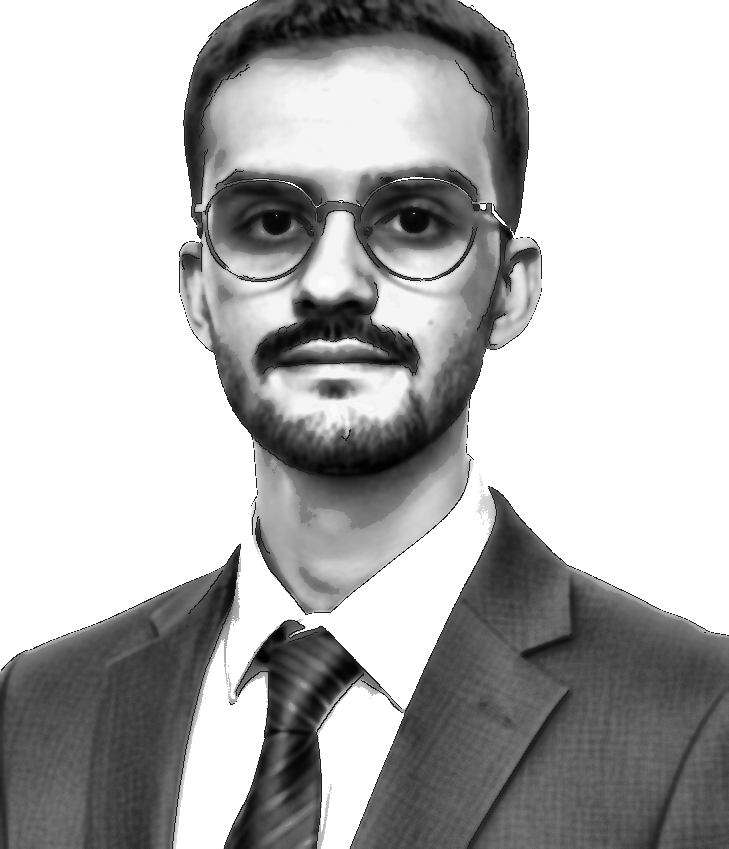
#> input picture data/source-prepped.png, 729 x 849 px, found by its file name
$ python make_ascii_svg.py
#> lines starting #> are read from the running program, lines starting #| are printed output that depends on the picture
import os
import cv2
import numpy as np

RAMP = " .`:-=+*cs#%@"

def process_portrait_to_ascii(prepped_path, char_width=68):
#> called with prepped_path = 'data/source-prepped.png', char_width = 68
    img = cv2.imread(prepped_path, cv2.IMREAD_GRAYSCALE)
#> img is the input picture: shape (849, 729); min 1, max 255, mean 179.9
    if img is None:
        raise FileNotFoundError(f"Could not load {prepped_path}")

    h, w = img.shape
#> h = 849; w = 729
    aspect_ratio = h / w
#> aspect_ratio = 1.16
    # Monospace aspect ~ 0.52
    char_height = int(char_width * aspect_ratio * 0.52)
#> char_height = 41

    resized = cv2.resize(img, (char_width, char_height), interpolation=cv2.INTER_AREA)
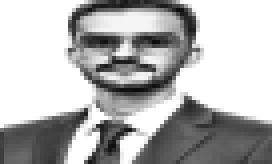
#> resized: shape (41, 68) (shown 4 times larger); min 11, max 255, mean 179.9

    lines = []
    ramp_len = len(RAMP)

    for y in range(char_height):
        row_str = ""
        for x in range(char_width):
            val = resized[y, x]
            if val >= 245:
                row_str += " "
            else:
                norm = (244 - val) / 244.0
                idx = int(norm * (ramp_len - 1))
                idx = max(0, min(ramp_len - 1, idx))
                row_str += RAMP[idx]
        lines.append(row_str)
#> after the loop, lines = 41 items

    return lines, char_width, char_height

def generate_exact_ascii_svg(lines, width, height, output_path="avi-ascii-v2.svg"):
    char_w = 5.0
    char_h = 8.5
    padding_x = 15
    padding_y = 35

    svg_w = 370
    svg_h = 520

    total_rows = len(lines)
    row_delay = 0.025
    anim_duration = 0.10

    svg = []
    svg.append(f'<svg xmlns="http://www.w3.org/2000/svg" viewBox="0 0 {svg_w} {svg_h}" width="{svg_w}" height="{svg_h}">')
    svg.append('  <style>')
    svg.append('    .bg { fill: #0d1117; rx: 10px; ry: 10px; }')
    svg.append('    .border { stroke: #30363d; stroke-width: 1; fill: none; rx: 10px; ry: 10px; }')
    svg.append('    .title-text { font-family: ui-monospace, SFMono-Regular, Consolas, monospace; font-size: 11px; fill: #8b949e; }')
    svg.append('    .ascii-text { font-family: ui-monospace, SFMono-Regular, "SF Mono", Menlo, Consolas, monospace; font-size: 8.5px; fill: #c9d1d9; white-space: pre; }')
    svg.append('    .prompt-user { font-family: ui-monospace, SFMono-Regular, Consolas, monospace; font-size: 11px; font-weight: bold; fill: #58a6ff; }')
    svg.append('    .prompt-path { font-family: ui-monospace, SFMono-Regular, Consolas, monospace; font-size: 11px; fill: #79c0ff; }')
    svg.append('    .prompt-cmd { font-family: ui-monospace, SFMono-Regular, Consolas, monospace; font-size: 11px; fill: #c9d1d9; }')
    svg.append('  </style>')

    # Container background & border
    svg.append(f'  <rect width="{svg_w}" height="{svg_h}" class="bg" />')
    svg.append(f'  <rect width="{svg_w}" height="{svg_h}" class="border" />')

    # Header buttons (Mac style)
    svg.append('  <circle cx="15" cy="14" r="4.5" fill="#ff5f56" />')
    svg.append('  <circle cx="28" cy="14" r="4.5" fill="#ffbd2e" />')
    svg.append('  <circle cx="41" cy="14" r="4.5" fill="#27c93f" />')
    svg.append(f'  <text x="{svg_w // 2}" y="17" class="title-text" text-anchor="middle">echlouchi@github:~$ ./portrait.sh</text>')

    # Clip paths for animated wipe
    svg.append('  <defs>')
    for i in range(total_rows):
        start_t = i * row_delay
        clip_y = padding_y + i * char_h - 1
        svg.append(f'    <clipPath id="cp_{i}">')
        svg.append(f'      <rect x="{padding_x}" y="{clip_y}" width="0" height="{char_h + 2}">')
        svg.append(f'        <animate attributeName="width" from="0" to="{svg_w - padding_x * 2}" begin="{start_t:.2f}s" dur="{anim_duration:.2f}s" fill="freeze" />')
        svg.append('      </rect>')
        svg.append('    </clipPath>')
    svg.append('  </defs>')

    # ASCII text content
    svg.append(f'  <g class="ascii-text">')
    for i, line in enumerate(lines):
        y_pos = padding_y + (i + 1) * char_h - 2
        escaped_line = line.replace("&", "&amp;").replace("<", "&lt;").replace(">", "&gt;").replace('"', "&quot;")
        svg.append(f'    <text x="{padding_x}" y="{y_pos:.1f}" clip-path="url(#cp_{i})">{escaped_line}</text>')
    svg.append('  </g>')

    # Footer prompt line inside window: "echlouchi@github:~$ whoami Ali Echlouchi"
    footer_y = svg_h - 18
    svg.append(f'  <text x="{padding_x}" y="{footer_y}">')
    svg.append(f'    <tspan class="prompt-user">echlouchi@github:~$ </tspan>')
    svg.append(f'    <tspan class="prompt-cmd">whoami </tspan>')
    svg.append(f'    <tspan class="prompt-path">Ali Echlouchi</tspan>')
    svg.append(f'  </text>')

    svg.append('</svg>')

    os.makedirs(os.path.dirname(output_path) if os.path.dirname(output_path) else ".", exist_ok=True)
    with open(output_path, "w", encoding="utf-8") as f:
        f.write("\n".join(svg))

    # Also write to avi-ascii.svg
    with open("avi-ascii.svg", "w", encoding="utf-8") as f:
        f.write("\n".join(svg))

    print(f"Blog-Style ASCII Portrait SVG saved to {output_path} and avi-ascii.svg")

if __name__ == "__main__":
    prepped = os.path.join("data", "source-prepped.png")
    lines, w, h = process_portrait_to_ascii(prepped, char_width=68)
#> lines = 41 items; w = 68; h = 41
    generate_exact_ascii_svg(lines, w, h, "avi-ascii-v2.svg")
#> the loop in generate_exact_ascii_svg, `for i, line in enumerate(lines):` made 41 passes
#> y_pos on passes 1 to 12: 41.5, 50, 58.5, 67, 75.5, 84, 92.5, 101, 109.5, 118, 126.5, 135
#> after the loop in generate_exact_ascii_svg, `for i, line in enumerate(lines):`: svg = 265 items
